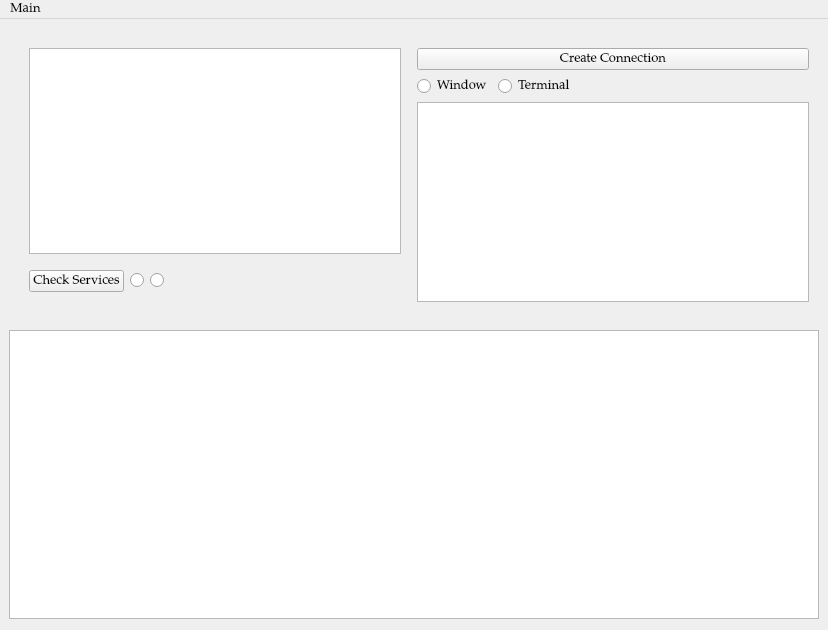
<?xml version="1.0" encoding="UTF-8"?>
<ui version="4.0">
 <class>SuperUser</class>
 <widget class="QMainWindow" name="SuperUser">
  <property name="geometry">
   <rect>
    <x>0</x>
    <y>0</y>
    <width>828</width>
    <height>630</height>
   </rect>
  </property>
  <property name="font">
   <font>
    <family>Palatino Linotype</family>
    <pointsize>10</pointsize>
    <weight>50</weight>
    <bold>false</bold>
   </font>
  </property>
  <property name="windowTitle">
   <string>SuperUser</string>
  </property>
  <property name="windowIcon">
   <iconset>
    <normaloff>../../icons/client_cut.png</normaloff>../../icons/client_cut.png</iconset>
  </property>
  <widget class="QWidget" name="centralwidget">
   <layout class="QVBoxLayout" name="verticalLayout_2">
    <item>
     <layout class="QHBoxLayout" name="DevicesLayout">
      <property name="leftMargin">
       <number>10</number>
      </property>
      <property name="topMargin">
       <number>10</number>
      </property>
      <property name="rightMargin">
       <number>10</number>
      </property>
      <property name="bottomMargin">
       <number>10</number>
      </property>
      <item>
       <layout class="QVBoxLayout" name="verticalLayout">
        <property name="leftMargin">
         <number>10</number>
        </property>
        <property name="topMargin">
         <number>10</number>
        </property>
        <property name="rightMargin">
         <number>10</number>
        </property>
        <property name="bottomMargin">
         <number>10</number>
        </property>
        <item>
         <widget class="QListWidget" name="lW_devices"/>
        </item>
        <item>
         <layout class="QHBoxLayout" name="horizontalLayout">
          <property name="topMargin">
           <number>10</number>
          </property>
          <property name="bottomMargin">
           <number>10</number>
          </property>
          <item>
           <widget class="QPushButton" name="pB_checkServices">
            <property name="text">
             <string>Check Services</string>
            </property>
           </widget>
          </item>
          <item>
           <widget class="QRadioButton" name="radioButton_hB">
            <property name="text">
             <string/>
            </property>
           </widget>
          </item>
          <item>
           <widget class="QRadioButton" name="radioButton_hB2">
            <property name="text">
             <string/>
            </property>
           </widget>
          </item>
          <item>
           <spacer name="horizontalSpacer_2">
            <property name="orientation">
             <enum>Qt::Horizontal</enum>
            </property>
            <property name="sizeHint" stdset="0">
             <size>
              <width>40</width>
              <height>20</height>
             </size>
            </property>
           </spacer>
          </item>
         </layout>
        </item>
       </layout>
      </item>
      <item>
       <layout class="QVBoxLayout" name="InfoLayout">
        <property name="topMargin">
         <number>10</number>
        </property>
        <property name="bottomMargin">
         <number>10</number>
        </property>
        <item>
         <widget class="QPushButton" name="pB_connection">
          <property name="text">
           <string>Create Connection</string>
          </property>
         </widget>
        </item>
        <item>
         <layout class="QHBoxLayout" name="chooseLayout">
          <property name="sizeConstraint">
           <enum>QLayout::SetMaximumSize</enum>
          </property>
          <property name="bottomMargin">
           <number>0</number>
          </property>
          <item>
           <widget class="QRadioButton" name="rB_window">
            <property name="text">
             <string>Window</string>
            </property>
           </widget>
          </item>
          <item>
           <widget class="QRadioButton" name="rB_local">
            <property name="text">
             <string>Terminal</string>
            </property>
           </widget>
          </item>
          <item>
           <spacer name="horizontalSpacer">
            <property name="orientation">
             <enum>Qt::Horizontal</enum>
            </property>
            <property name="sizeHint" stdset="0">
             <size>
              <width>40</width>
              <height>20</height>
             </size>
            </property>
           </spacer>
          </item>
         </layout>
        </item>
        <item>
         <widget class="QTextEdit" name="tE_info"/>
        </item>
       </layout>
      </item>
     </layout>
    </item>
    <item>
     <layout class="QHBoxLayout" name="executionLayout">
      <property name="topMargin">
       <number>2</number>
      </property>
      <property name="bottomMargin">
       <number>2</number>
      </property>
      <item>
       <widget class="QListWidget" name="listWidget_msg"/>
      </item>
     </layout>
    </item>
   </layout>
  </widget>
  <widget class="QMenuBar" name="menubar">
   <property name="geometry">
    <rect>
     <x>0</x>
     <y>0</y>
     <width>828</width>
     <height>21</height>
    </rect>
   </property>
   <widget class="QMenu" name="menuMain">
    <property name="title">
     <string>Main</string>
    </property>
    <addaction name="actionSettings"/>
    <addaction name="actionQuit"/>
   </widget>
   <addaction name="menuMain"/>
  </widget>
  <action name="actionSettings">
   <property name="text">
    <string>Settings</string>
   </property>
  </action>
  <action name="actionQuit">
   <property name="text">
    <string>Quit</string>
   </property>
  </action>
 </widget>
 <resources/>
 <connections/>
</ui>
